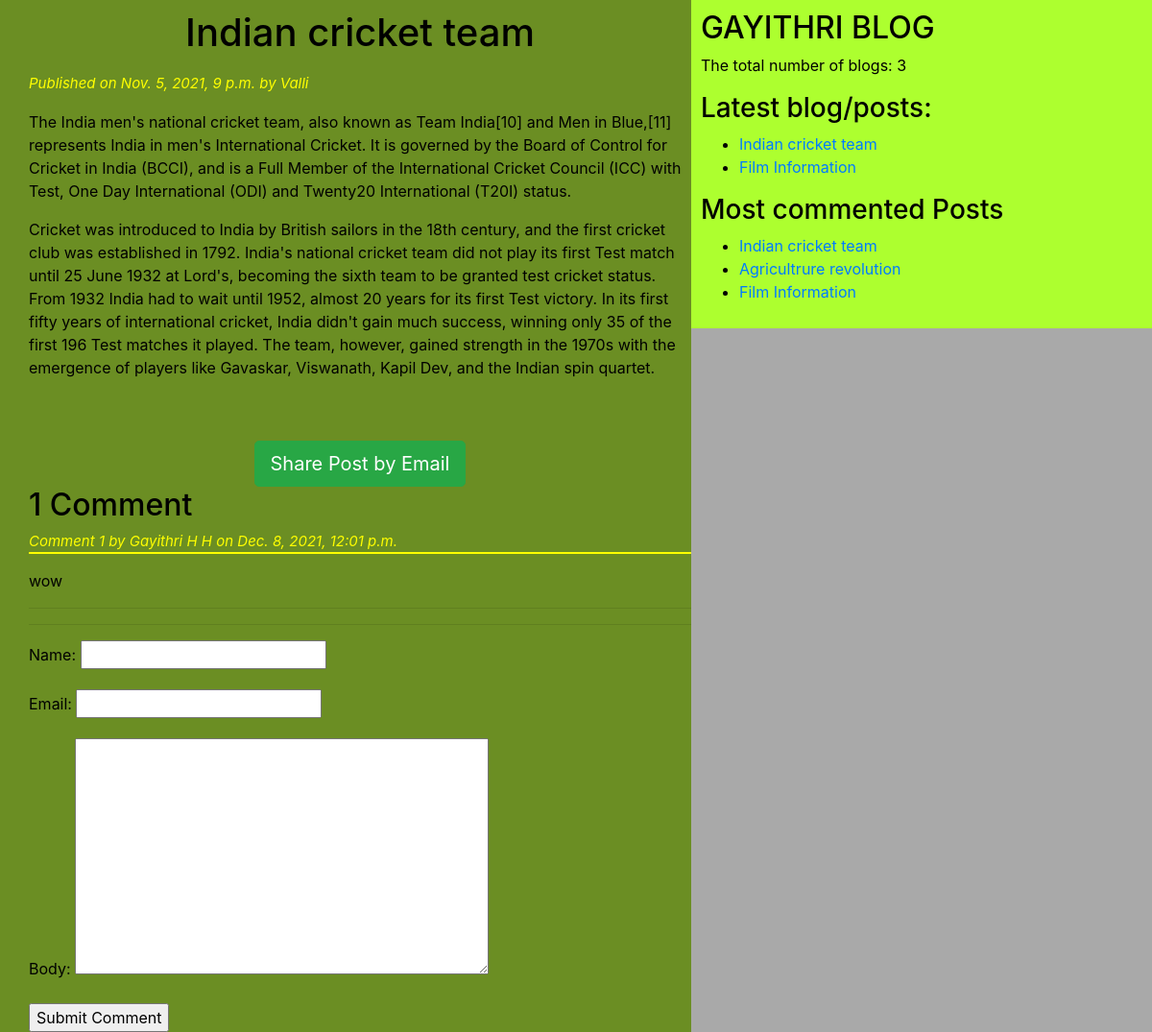
Screenshot of /2021/11/05/indian-cricket-team/ with the database file from the repository.
### blogapp/models.py (models this page shows, shortened)
class Post(models.Model):
	STATUS_CHOICES = (('draft', 'Draft'), ('published', 'Published'))
	title = models.CharField(max_length=50)
	slug = models.SlugField(max_length=50,unique_for_date='publish')
	author = models.ForeignKey(User, related_name='blog_posts', on_delete = models.CASCADE)
	body = models.TextField()
	publish = models.DateTimeField(default = timezone.now)
	created = models.DateTimeField(auto_now_add=True)
	updated = models.DateTimeField(auto_now=True)
	status = models.CharField(max_length=50, choices=STATUS_CHOICES, default='draft')
	objects = CustomManager()
	tags = TaggableManager()
	class Meta:
		ordering = ('-publish',)
	def get_absolute_url(self):
		return reverse('post_detail',args=[self.publish.year, self.publish.strftime('%m'), self.publish.strftime('%d'),self.slug])

class Comment(models.Model):
	post = models.ForeignKey(Post, related_name='comments', on_delete=models.CASCADE)
	name = models.CharField(max_length=50)
	email = models.EmailField()
	body = models.TextField()
	created = models.DateTimeField(auto_now_add=True)
	updated = models.DateTimeField(auto_now=True)
	active = models.BooleanField(default=True)
	class Meta:
		ordering = ('-created',)

### blogapp/views.py (the view)
# urls.py: re_path(r'^(?P<year>\d{4})/(?P<month>\d{2})/(?P<day>\d{2})/(?P<post>[-\w]+)/$', views.post_detail_view, name='post_detail'),
def post_detail_view(request,year,month,day,post):
	post=get_object_or_404(Post,slug=post,status='published',publish__year=year, publish__month=month, publish__day=day)
	comments = post.comments.filter(active=True)
	csubmit = False
	if request.method == 'POST':
		form = CommentForm(request.POST)
		if form.is_valid():
			new_comment = form.save(commit=False)
			new_comment.post = post
			new_comment.save()
			csubmit = True
	else:
		form = CommentForm()
	my_dict = {'post':post, 'form':form, 'csubmit':csubmit, 'comments':comments}
	return render(request=request, template_name='blogapp/post_detail.html', context=my_dict)

### blogapp/forms.py
class CommentForm(forms.ModelForm):
	class Meta:
		model = Comment
		fields = ('name','email','body')

### blogapp/models.py (called while the page is built)
	def get_queryset(self):
		return super().get_queryset().filter(status='published')

### blogapp/templatetags/blog_tags.py (called while the page is built)
@register.simple_tag(name='my_tag')
def total_posts():
	return Post.objects.count()

@register.inclusion_tag('blogapp/latest_posts.html')
def show_latest_posts():
	latest_posts = Post.objects.order_by('-publish')[:2]
	return {'latest_posts':latest_posts}

@register.simple_tag()
def get_most_commented_posts(count=3):
	return Post.objects.annotate(total_comments=Count('comments')).order_by('total_comments')[:count]

### templates/blogapp/post_detail.html (shortened to what this page needs)
{% extends "blogapp/base.html" %}
{% block content_block %}
   <h1> {{ post.title }} </h1>
      <p id="date"> Published on {{ post.publish }} by {{ post.author|title }} </p>
        {{ post.body|linebreaks }}
      <br><br>
      <div class="container" align="center">
        <a href="/{{ post.id }}/share" class="btn btn-lg btn-success">Share Post by Email </a>
      </div>
      {% with comments.count as comments_count %}
         <h2>{{ comments_count }} Comment {{ comments_count|pluralize }}</h2>
      {% endwith %}
      {% if comments %}
         {% for comment in comments  %}
            <p id="ch"> Comment {{ forloop.counter }} by {{ comment.name }} on {{ comment.created }}</p>
            <div class="cb">
               {{ comment.body|linebreaks }}
            </div>
         {% endfor %}
      <hr><hr>
      {% else %}
      <p> There are no comments Yet!!! </p>
      {% endif %}
      {% if csubmit %}
         <h2> Your Comment added successfully</h2>
      {% else %}
         <form method = "post">
            {{ form.as_p }}
            <input type="submit" name="" value="Submit Comment">
         </form>
      {% endif %}
{% endblock content_block %}

### templates/blogapp/base.html (shortened to what this page needs)
<!DOCTYPE html>
{% load static %}
{% load blog_tags %}
<html lang="en" dir="ltr">
<head>
	<link rel="stylesheet" href="https://maxcdn.bootstrapcdn.com/bootstrap/4.0.0/css/bootstrap.min.css">
	<link rel="stylesheet" type="text/css" href= "{% static "blogapp/css/blogapp.css" %}">
</head>
<body>
	<div class="content">
		{% block content_block %}
		{% endblock content_block %}
	</div>
	<div class="sidebar">
		<h2> GAYITHRI BLOG </h2>
		<p> The total number of blogs: <span id='pcount'> {% my_tag %}	</span></p>
		<h3> Latest blog/posts: </h3> {% show_latest_posts %}
		<h3>Most commented Posts </h3>
		{% get_most_commented_posts as m_c_p %}
		<ul>
			{% for post in m_c_p  %}
			 <li> <a href="{{ post.get_absolute_url }}"> {{ post.title }}</a></li>
			{% endfor %}
		</ul>
	</div>
</body>
</html>

### templates/blogapp/latest_posts.html
<ul>
	{% for post in latest_posts  %}
	 <li><a href="{{ post.get_absolute_url }}">{{ post.title }}</a></li>
	{% endfor %}
</ul>

### statics/blogapp/css/blogapp.css (style rules this page uses)
.content { width: 60%; float: left; padding: 10px 0 0 30px; background: olivedrab; height: 100%; }
.sidebar { width: 40%; float: right; padding: 10px; background: greenyellow; height: 100%; }
h1 { text-align: center; border: 1px pink; padding-bottom: 10px; }
body { color: black; background: darkgrey; }
#date { color: yellow; font-size: 15px; font-style: italic; }
#ch { color: yellow; font-size: 15px; font-style: italic; border-bottom: 2px solid yellow; }

### rows the page displays
Post: title "Indian cricket team", publish "Nov. 5, 2021, 9 p.m.", author "Valli", body "The India men's national cricket team, also known as Team India[10] and Men in Blue,[11] represents India in men's International Cricket. It is governed by the Board of Control for Cricket in India (BCCI), and is a Full Member of the International Cricket Council (ICC) with Test, One Day International (ODI) and Twenty20 International (T20I) status. Cricket was introduced to India by British sailors in the 18th century, and the first cricket club was established in 1792. India's national cricket team did not play its first Test match until 25 June 1932 at Lord's, becoming the sixth team to be granted test cricket status. From 1932 India had to wait until 1952, almost 20 years for its first…"
Comment: name "Gayithri H H", created "Dec. 8, 2021, 12:01 p.m.", body "wow"
Post: title "Film Information"
Post: title "Agricultrure revolution"

### other values shown
{{ comments_count }} "1"
